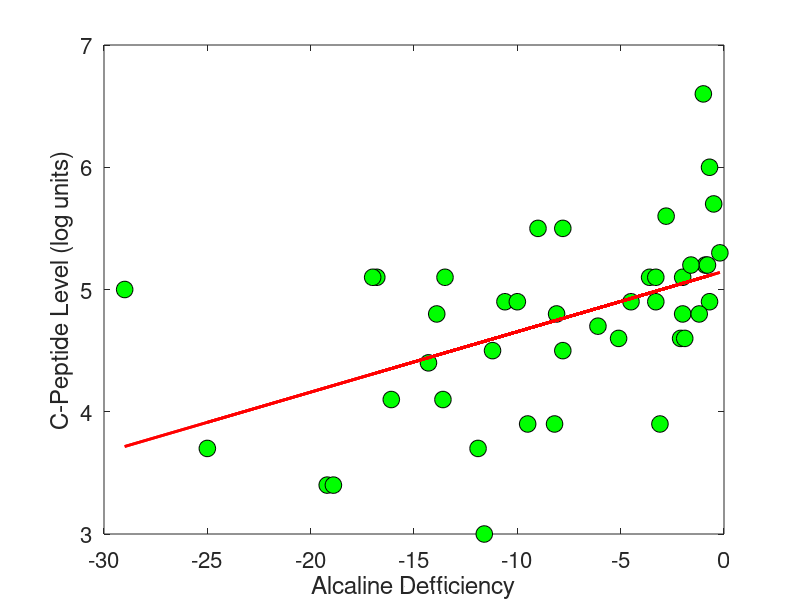
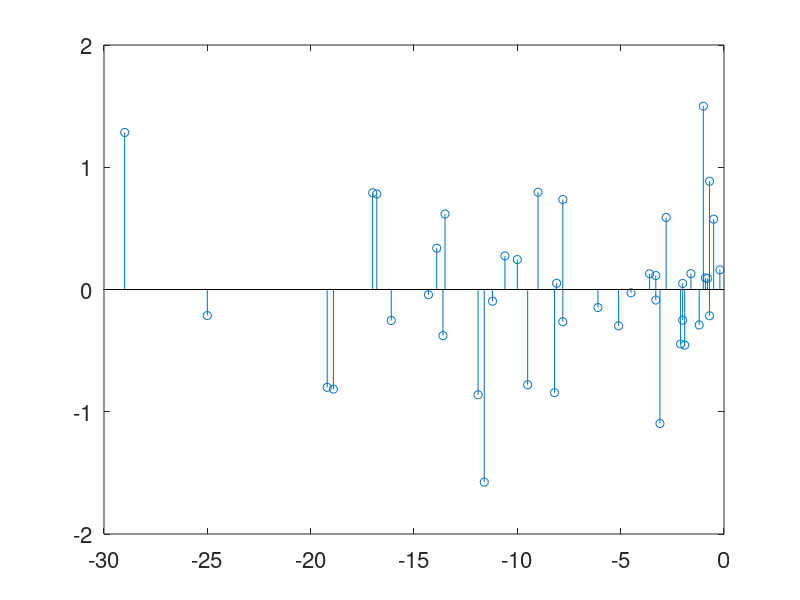
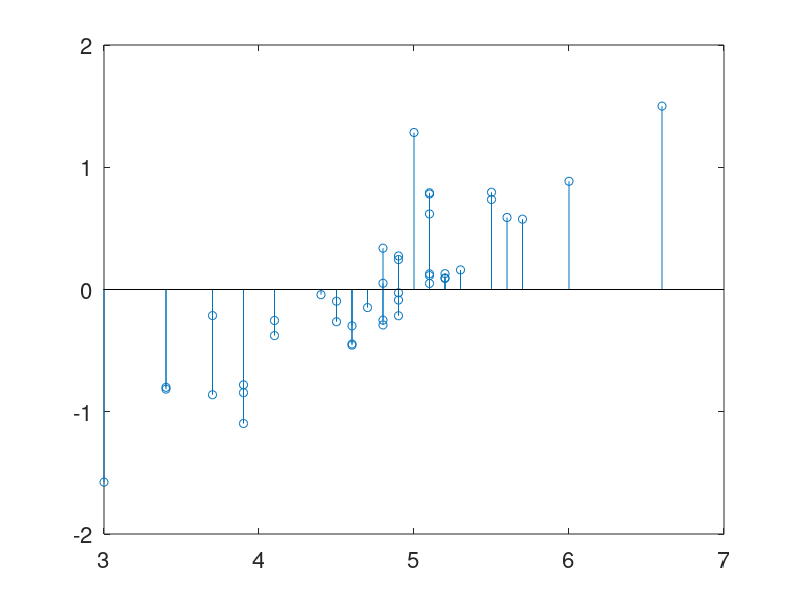
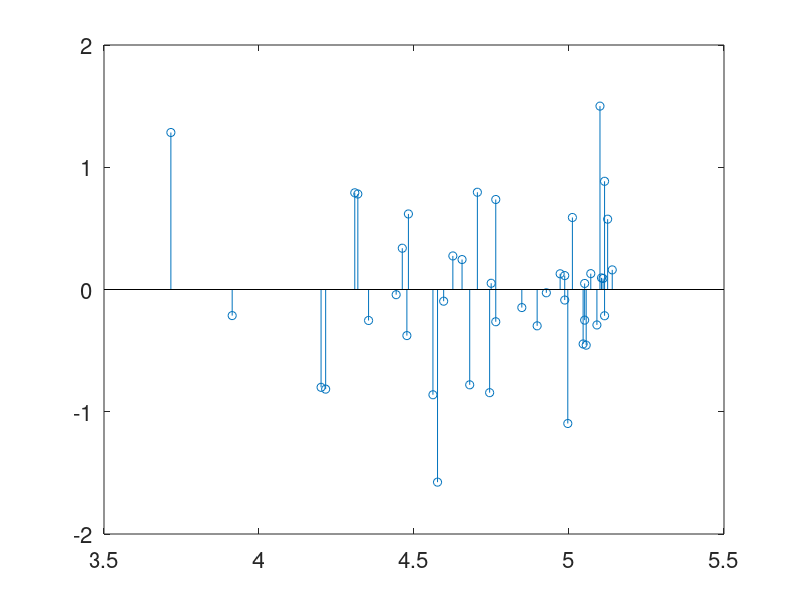

Recreate these plots in MATLAB, in order. (Note: this script raises an error after producing the figures.)
 clear all
 close all force

 disp('Simple Linear Regression: Insulin and Acidity in Blood')
 lw = 2; 
 set(0, 'DefaultAxesFontSize', 16);
 fs = 15;
 msize = 9;
  %First column: Age
  %Second Column: Deficit in Alcaline in Blood [x]
  %Third Column: Log(C_peptide) level [y]
dia = [ 5.2,-8.1,4.8 ; ...
8.8,-16.1,4.1 ; ...
10.5,-.9,5.2 ; ...
10.6,-7.8,5.5 ; ...
10.4,-29,5 ; ...
1.8,-19.2,3.4 ; ...
12.7,-18.9,3.4 ; ...
15.6,-10.6,4.9 ; ...
5.8,-2.8,5.6 ; ...
1.9,-25,3.7 ; ...
2.2,-3.1,3.9 ; ...
4.8,-7.8,4.5 ; ...
7.9,-13.9,4.8 ; ...
5.2,-4.5,4.9 ; ...
.9,-11.6,3 ; ...
11.8,-2.1,4.6 ; ...
7.9,-2,4.8 ; ...
11.5,-9,5.5 ; ...
10.6,-11.2,4.5 ; ...
8.5,-.2,5.3 ; ...
11.1,-6.1,4.7 ; ...
12.8,-1,6.6 ; ...
11.3,-3.6,5.1 ; ...
1,-8.2,3.9 ; ...
14.5,-.5,5.7 ; ...
11.9,-2,5.1 ; ...
8.1,-1.6,5.2 ; ...
13.8,-11.9,3.7 ; ...
15.5,-.7,4.9 ; ...
9.8,-1.2,4.8 ; ...
11,-14.3,4.4 ; ...
12.4,-.8,5.2 ; ...
11.1,-16.8,5.1 ; ...
5.1,-5.1,4.6 ; ...
4.8,-9.5,3.9 ; ...
4.2,-17,5.1 ; ...
6.9,-3.3,5.1 ; ...
13.2,-.7,6 ; ...
9.9,-3.3,4.9 ; ...
12.5,-13.6,4.1 ; ...
13.2,-1.9,4.6 ; ...
8.9,-10,4.9 ; ...
10.8,-13.5,5.1];
%===================================
x = dia(:,2); 
y = dia(:,3); 
n = length(x);




p = 2; %number of parameters (beta0, beta1)
% beta0 estimated by b0; beta1 estimated by b1
% Sums of Squares
xbar=mean(x); ybar = mean(y);
SXX = (x-xbar)' * (x-xbar); % = sum( (x - mean(x)).^2 )
SYY = (y-ybar)' * (y-ybar); % = sum( (y - mean(y)).^2 )
SXY = (x-xbar)' * (y-ybar); % = sum( (x - mean(x)).* (y - mean(y)) )

% estimators of coefficients beta1 and beta0
b1 = SXY/SXX  
    %b1 = 0.0494
b0 = mean(y) - b1 * mean(x)
    %b0 = 5.1494
% predictions
yhat = b0 + b1 * x;
%residuals
res = y - yhat;
% ANOVA Identity
SST = sum(  (y - mean(y)).^2 ) %SST = 21.8070, which is SYY 
SSR = sum(  (yhat - mean(y)).^2 ) %SSR = 5.2079
SSE = sum(  (y - yhat).^2 ) %SSE = 16.5990, which is sum(res.^2)
% forming F and test of adequacy of linear regression
MSR = SSR/(p - 1)  %MSR = 5.2079
MSE = SSE/(n - p)  %MSE = 0.4049,   sigma2hat
F = MSR/MSE  %F=12.8637
pvalue = 1-fcdf(F, p-1, n-p)   %pvalue = 8.8412e-004
%H_0: regression has beta1=0, that is, no need for linear fit
%  Other measures of goodness of fit
R2 = SSR/SST     %R2 = 0.2388
R2adj = 1 - (n-1)/(n-p)* SSE/SST  %R2adj = 0.2203
s = sqrt(MSE)   %s = 0.6363

%  Standard error of coefficient estimators
sb1 = s/sqrt(SXX)   %sb1 = 0.0138
sb0 = s * sqrt(1/n + (mean(y))^2/SXX )  %sb0 = 0.1170
% are the coefficients equal to 0?
t1 = b1/sb1   % t1 = 3.5866
pb1 = 2 * (1-tcdf(abs(t1),n-p) )  %pb1 = 8.8412e-004
t0 = b0/sb0  % t0 = 44.0013
pb0 = 2 * (1-tcdf(abs(t0),n-p) )  %pb1 =  0

% predicting y for the new observation x, CI and PI
newx = -22; %alcaline defficiency -22
ypred = b0 + b1 * newx   %ypred =   4.0618
sym = s * sqrt(1/n + (mean(x) - newx)^2/SXX ) %sym = 0.2142, s for mean y 
syp = s * sqrt(1 + 1/n + (mean(x) - newx)^2/SXX ) 
                                          %syp = 0.6714, s for predicted y
%intervals CI and PI
alpha = 0.05;
%mean response interval
lbym = ypred - tinv(1-alpha/2, n-p) * sym;
rbym = ypred + tinv(1-alpha/2, n-p) * sym; 
% prediction interval
lbyp = ypred - tinv(1-alpha/2, n-p) * syp;
rbyp = ypred + tinv(1-alpha/2, n-p) * syp;
%print the intervals
[lbym rbym]   %[3.6293    4.4943]
[lbyp rbyp]   %[2.7059    5.4176]


figure(2)
% scatterplot of (x,y)'s and regression
plot(x, y,  'ko', 'MarkerSize',12,  'MarkerFaceColor','g')
hold on
plot(x, yhat, 'r-', 'linewidth', lw)
xlabel('Alcaline Defficiency')
ylabel('C-Peptide Level (log units)')
hold off
%print -depsc 'C:\Springer\Reg\Regeps\diabetes1.eps'

figure(3)
%residuals against x
stem(x, res) 

figure(4)
%residuals against y
stem(y, res) 

figure(5)
%residuals against yhat
stem(yhat, res) 

%=====================================

CoeffTable0 = dataset({['Const';'PredX'   ],'Predictor'},{[b0;b1],'Coefs'},{[sb0;sb1],'StdErr'}, ...
                     {[t0; t1],'tStat'},{[pb0; pb1],'pVals'})
                 
fprintf('\n');
fprintf('%10s','s','R2','adjR2');
fprintf('\n')
fprintf('%10.4f',s,R2,R2adj);
fprintf('\n')


fprintf('\n')
fprintf('Regression ANOVA Table');
fprintf('\n\n')

fprintf('%6s','Source');
fprintf('%10s','df','SS','MS','F','P');
fprintf('\n')

fprintf('%6s','Regr');
fprintf('%10.4f',p-1,SSR,MSR,F,pvalue);
fprintf('\n')

fprintf('%6s','Resid');
fprintf('%10.4f',n-p,SSE,MSE);
fprintf('\n')

fprintf('%6s','Total');
fprintf('%10.4f',n-1,SST);
fprintf('\n')

%%
%===========BUILT IN MATLAB FUNCTION====================
XX = [ones(size(x)) x];
[B,BINT,R,RINT,STATS] = regress(y, XX)
figure(1)
   rcoplot(R, RINT)
%%%%%%%%%%%%%%%%%%%%%%%%%%%%%%%%%%%%%%
XXX = [ones(size(x)) dia(:,1) x];
[B,BINT,R,RINT,STATS] = regress(y, XXX )
figure(11)
   rcoplot(R, RINT)
   statsr = regstats(y, dia(:,1:2) )
